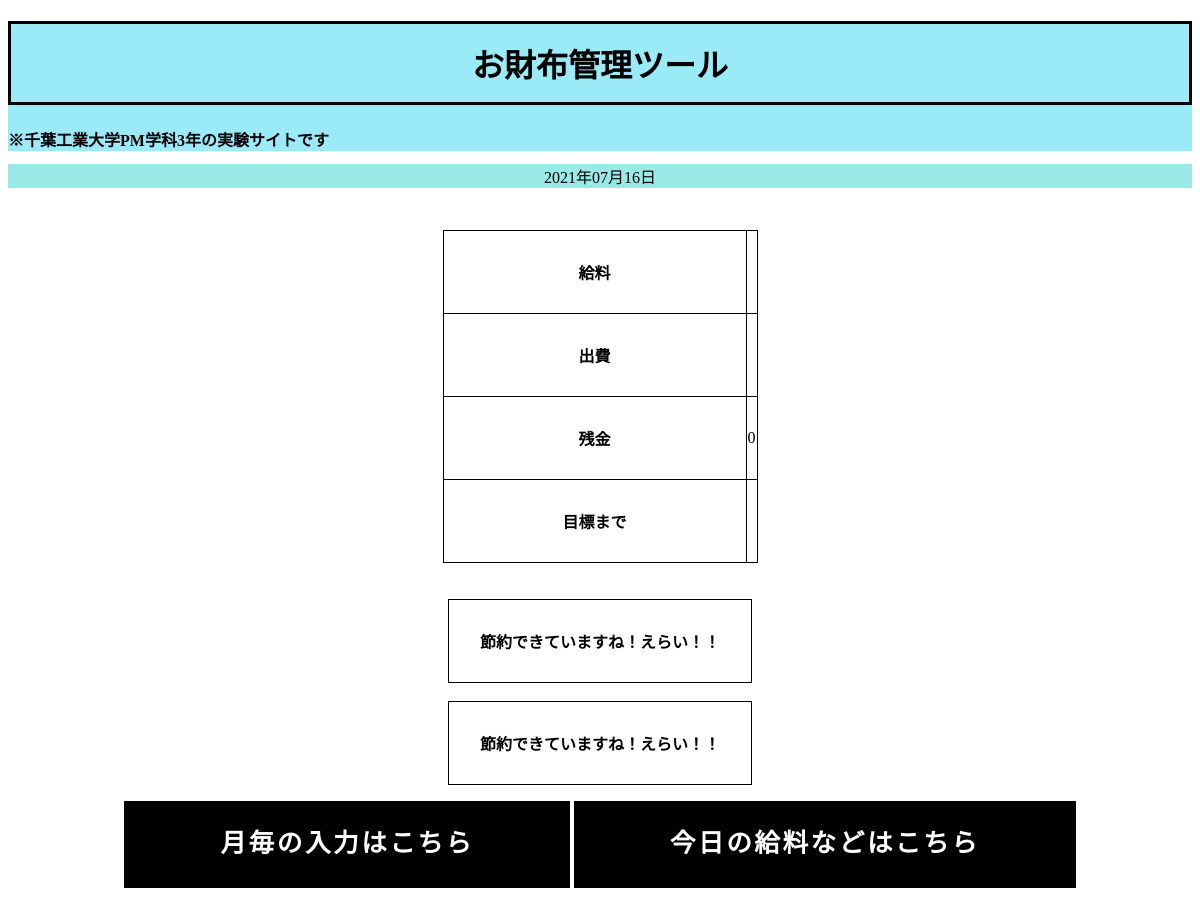
Before: / with the older database file.
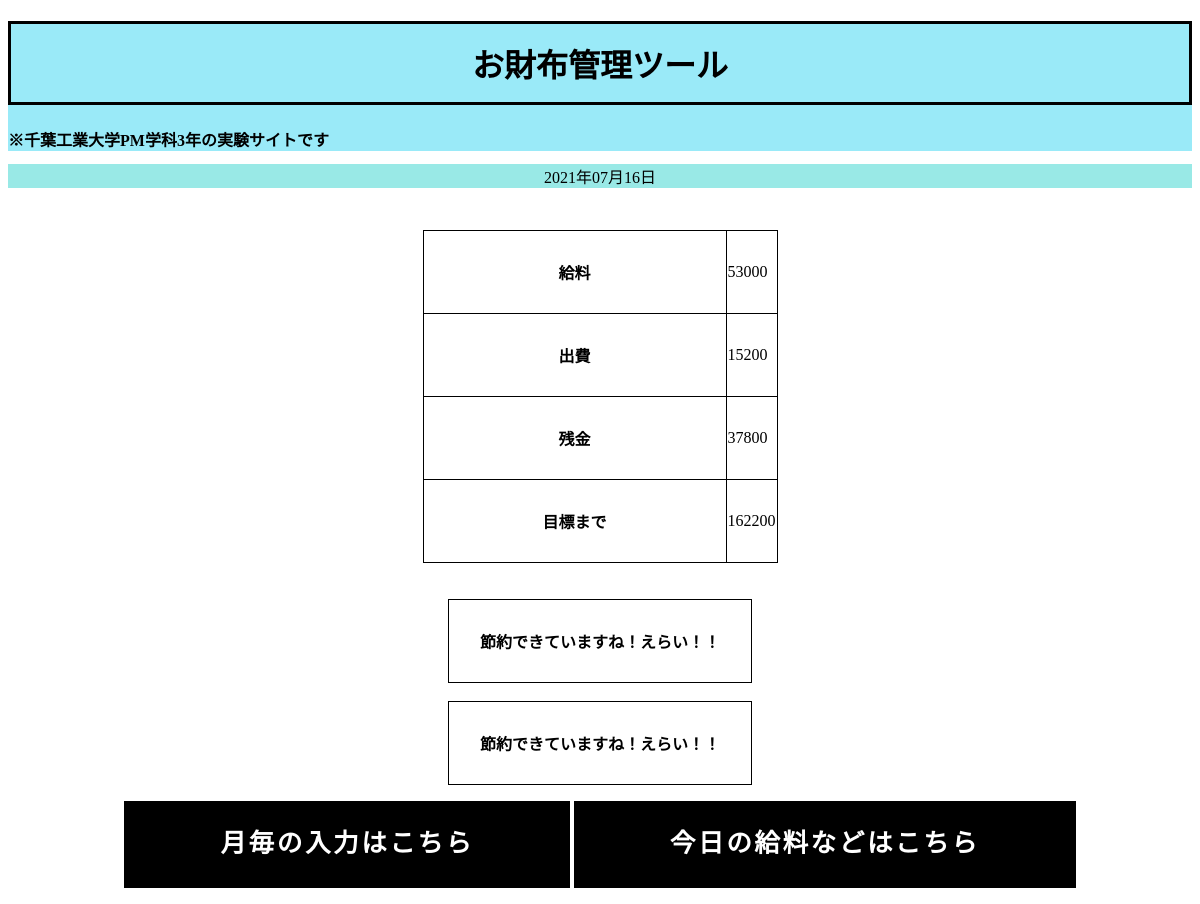
After: the same page with the newer database file.
### tables this page shows
CREATE TABLE `table2` (
  `id` int(11) NOT NULL,
  `password` varchar(10) NOT NULL,
  `target` int(11) NOT NULL,
  `remonth` date NOT NULL,
  `fixcost` int(11) NOT NULL,
  `worktime` int(11) NOT NULL,
  `userid` int(11) NOT NULL
);

### htdocs/db.php (called while the page is built, shortened)
<?php
function h($var) {
  if (is_array($var)) {
    return array_map('h', $var);
  } else {
    return htmlspecialchars($var, ENT_QUOTES, 'UTF-8');
  }
}

### htdocs/index.php (the view, shortened to what this page needs)
<!DOCTYPE html>
<html>
  <head>
    <link rel='stylesheet' href='home.css' />
  </head>
  <body>
  <div id="header">
		  <h1 style="text-align:center;">お財布管理ツール</h1>
		  <h2>※千葉工業大学PM学科3年の実験サイトです</h2>
	  </div>
      <div id="daily">
        <?php
            echo date('Y年m月d日');
        ?>
        <br>
    </div>
      <?php
     $num = 1;
      require('db.php');
      $sql = 'SELECT table1.hwork FROM table1 where userid='.$num;
      $prepare =$db->prepare($sql);
      $prepare->execute();
      $result = $prepare->fetchAll(PDO::FETCH_ASSOC);
      $a = 0;
     foreach($result as $row){
         $a=$a+h($row['hwork']);
     }
     $sql = 'SELECT*FROM table2 where userid='.$num;
     $prepare =$db->prepare($sql);
     $prepare->execute();
     $result = $prepare->fetchALL(PDO::FETCH_ASSOC);
     foreach($result as $row){
        $salary=h($row['worktime']*$a);
    }
   $sql = 'SELECT table1.varcost FROM table1 where userid='.$num;
   $prepare =$db->prepare($sql);
   $prepare->execute();
   $result = $prepare->fetchAll(PDO::FETCH_ASSOC);
   $b = 0;
  foreach($result as $row){
      $b=$b+h($row['varcost']);
  }
   $sql = 'SELECT*FROM table2 where userid='.$num;
   $prepare =$db->prepare($sql);
   $prepare->execute();
   $result = $prepare->fetchALL(PDO::FETCH_ASSOC);
    foreach($result as $row){
      $spen=h($row['fixcost']+$b);
  }
    $balance = (int)$salary - (int)$spen;
    $sql = 'SELECT*FROM table2 where userid='.$num;
    $prepare =$db->prepare($sql);
    $prepare->execute();
    $result = $prepare->fetchALL(PDO::FETCH_ASSOC);
     foreach($result as $row){
     $goal=h($row['target']-$balance);
 }
        echo
        "<table>
    <tbody>
        <tr>
            <th>給料</th>
            <td>{$salary}</td>
        </tr>
         <tr>
            <th>出費</th>
            <td>{$spen}</td>
        </tr>
        <tr>
            <th>残金</th>
            <td>{$balance}</td>
        </tr>
        <tr>
            <th>目標まで</th>
            <td>{$goal}</td>
        </tr>
        <br/>
    </tbody>
　　　　　</table>
        <br/>
        <br/>";
    if ($spen<30000) {
        echo "<table><tbody><th>節約できていますね！えらい！！</th></tbody></table>";
        } elseif ($spen<40000) {
        echo "<table><tbody><th></th>うーんまだ大丈夫！．．．かも！</tbody></table>";
        } else{
        echo "<table><tbody><th>お金の使いすぎだよー！いいの！？</th></tbody></table>";
        }
    ?>
    <br>
    <table>
        <th><?
         if ($spen<30000) {
            print("節約できていますね！えらい！！");
            } elseif ($spen<40000) {
            print("うーんまだ大丈夫！．．．かも！");
            } else{
            print("お金の使いすぎだよー！いいの！？");
            }
        ?></th>
    </table>
<p style="text-align: center;">
    <a href="input1.php" class="btn btn-flat"><span>月毎の入力はこちら</span></a>
    <a href="input2.php" class="btn btn-flat"><span>今日の給料などはこちら</span></a>
</p>
</body>
</html>

### htdocs/home.css (style rules this page uses)
div#header { padding: 0 0 0 0%; background: rgba(88, 220, 243, 0.6); color: rgb(0, 0, 0); }
h1 { padding: 1rem 2rem; border: 3px solid #000; }
h2 { font-size: 100%; }
div#daily { text-align: center; padding: 0 0 0 0%; background: rgba(85, 219, 213, 0.6); color: rgb(0, 0, 0); }
th,td { border: solid 1px; }
table { border-collapse: collapse; margin-left: auto; margin-right: auto; }
th { width: 300px; height: 80px; }
.btn, a.btn, button.btn { font-size: 1.6rem; font-weight: 700; line-height: 1.5; position: relative; display: inline-block; padding: 1rem 4rem; cursor: pointer; -webkit-user-select: none; -moz-user-select: none; -ms-user-select: none; user-select: none; -webkit-transition: all 0.3s; transition: all 0.3s; text-align: center; vertical-align: middle; text-decoration: none; letter-spacing: 0.1em; color: #212529; border-radius: 0.5rem; }
a.btn-flat { overflow: hidden; padding: 1.5rem 6rem; color: #fff; border-radius: 0; background: #000; }
a.btn-flat span { position: relative; }
a.btn-flat:before { position: absolute; top: 0; left: 0; width: 150%; height: 500%; content: ""; -webkit-transition: all 0.5s ease-in-out; transition: all 0.5s ease-in-out; -webkit-transform: translateX(-98%) translateY(-25%) rotate(45deg); transform: translateX(-98%) translateY(-25%) rotate(45deg); background: #63dff0; }

Changed rows visible on the page:
now on this page (row edited): table2: worktime "53000", fixcost "15200", balance "37800", goal "162200"
Other visible differences:
$balance: "0" → (not shown)
